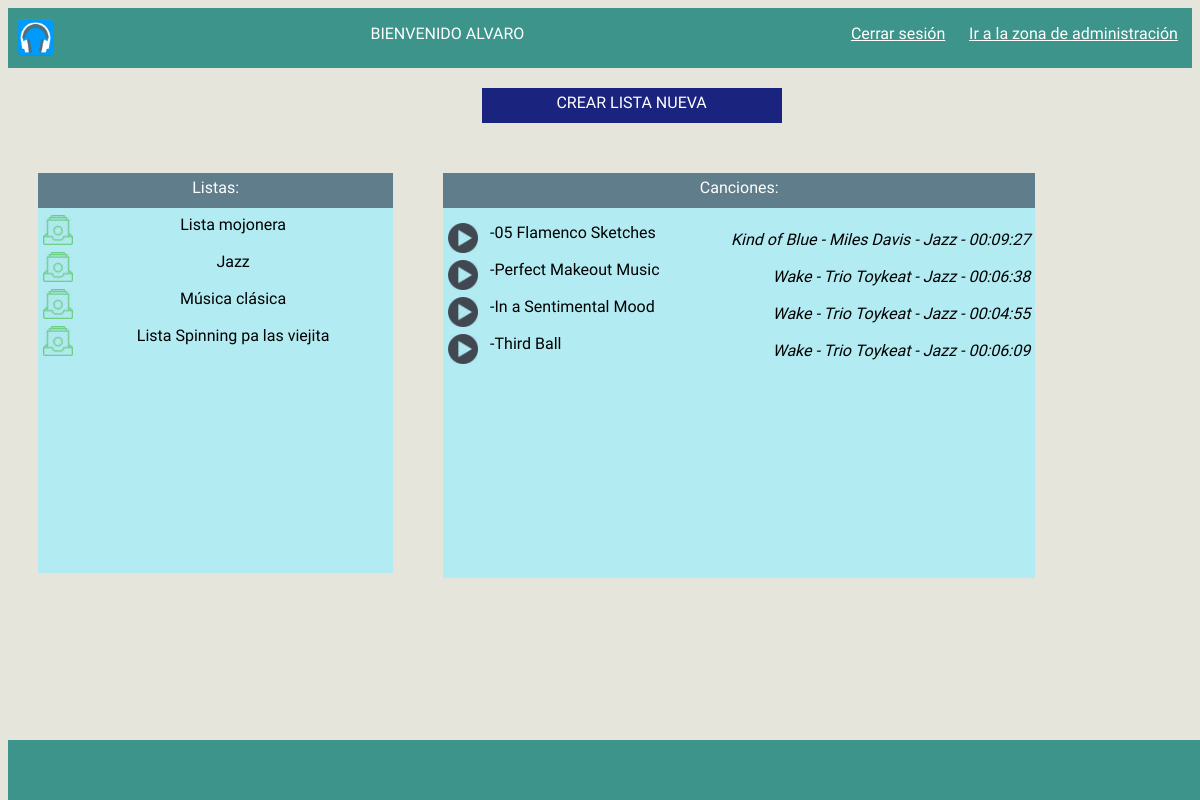
The app's page /area_usuario/usuario.php?id=6 (signed in) with its own data.
### tables this page shows
CREATE TABLE IF NOT EXISTS `lista` (
`id_lista` int(11) NOT NULL,
  `nombre_usuariofk` varchar(20) NOT NULL,
  `nombre_lista` varchar(50) NOT NULL,
  `fecha_crea` date NOT NULL
);

CREATE TABLE IF NOT EXISTS `cancion` (
`id_cancion` int(11) NOT NULL,
  `nombre_cancion` varchar(50) NOT NULL,
  `album` varchar(50) DEFAULT NULL,
  `anio_salida` year(4) DEFAULT NULL,
  `autor` varchar(50) DEFAULT NULL,
  `genero` varchar(50) DEFAULT NULL,
  `duracion` time NOT NULL
);

### area_usuario/usuario.php (the view, shortened to what this page needs)
<!DOCTYPE html>
<html lang="en">
  <head>
    <link rel="stylesheet" type="text/css" href="../estilos/general.css">
  </head>
  <body onLoad="setup();">
      <div class="cabecera">
        <div id="cabecera1"><img src="../img/headphones.png"><p><?php echo "BIENVENIDO ".strtoupper($_SESSION["usuario"]);
           ?></p></div>
          <div id="cabecera2"><p><a href="cierre.php">Cerrar sesión</a><?php if($_SESSION['nivel']==0) {
               echo "&nbsp &nbsp &nbsp <a href='administracion.php'>Ir a la zona de administración</a>";
           } ?></p></div>
      </div>
      <div class="nuevalista"><a href="crear.php">CREAR LISTA NUEVA</a></div>
      <div class="listas">
          <div class="liscab">Listas:</div>
          <div class="liscont">
             <ul class="listausu">
               <?php
             $connection = new mysqli("localhost", "msadmin", "admin", "msalvaro");
$connection->set_charset("utf8");
        if ($result = $connection->query("SELECT * FROM lista join usuario on lista.nombre_usuariofk=usuario.nombre_usuario
            WHERE nombre_usuario='".$_SESSION['usuario']."';")) {
              if ($result->num_rows===0) {
                echo "<p>No tiene lista</p>";
              } else {
                 while($obj = $result->fetch_object()) {
                     echo "<li><a href='editar.php?id=$obj->id_lista'><img src='../img/lista.png'></a><a href='usuario.php?id=$obj->id_lista'> ".$obj->nombre_lista." <span class='fechacr'></span> </a></li>";
                 }
              }
          } else {
            echo "Consulta equivocada";
            var_dump($result);
          }
?>
              </ul>
        </div>
      </div>
      <div class="canciones">
          <div class="cancab">Canciones:</div>
          <div class="cancont"><?php
if (isset($_GET["id"])) {
        if ($result2 = $connection->query("SELECT * FROM lista , usuario, forma, cancion WHERE lista.nombre_usuariofk=usuario.nombre_usuario AND lista.id_lista=forma.id_listafk AND cancion.id_cancion=forma.id_cancionfk2 AND nombre_usuario='".$_SESSION['usuario']."' AND id_lista='".$_GET['id']."' ORDER BY num_cancion asc;")) {
              if ($result2->num_rows===0) {
                echo "<p>&nbsp &nbsp &nbsp &nbsp &nbsp Lista vacía</p>";
              } else {
                 while($obj2 = $result2->fetch_object()) {
                     $cancion=array('id'=>$_GET['id'],'cancion'=>$obj2->nombre_cancion);
                     $url=http_build_query($cancion);
                     $url_final="usuario.php?".$url;
                    echo "<li><a href='$url_final'><img src='../img/play.png'></a>&nbsp&nbsp&nbsp-".substr($obj2->nombre_cancion, 0, -4)."<p class='caninfo'>".$obj2->album." - ".$obj2->autor." - ".$obj2->genero." - ".$obj2->duracion."</p></li>";
                 }
              }
          } else {
            echo "Consulta equivocada";
            var_dump($result2);
          }
}
else {
            echo "<p class='formcont'>  Primero elige tu lista de reproducción</p>";
}
              ?>
        </div>
      </div>
      <div class="pie"><?php
          ?></div>
  </body>
</html>

### estilos/general.css (style rules this page uses)
body { font-family: 'Dosis', sans-serif; background-color: #E5E5DB; height: 580px; }
.cabecera { height: 60px; margin: left; background-color: #3C948B; margin-top: 0px; color: white; text-align: center; top: 0; width: 100%; }
#cabecera1 { height: 60px; float: left; width: 70%; }
#cabecera1 img { height: 45px; float: left; width: 45px; margin-top: 7px; margin-left: 5px; }
#cabecera2 { height: 60px; float: left; width: 30%; }
#cabecera2 a { color: white; }
.pie { width: 100%; height: 60px; position: fixed; background-color: #3C948B; bottom: 0; color: white; text-align: center; }
.listas { float: left; margin-top: 50px; margin-left: 30px; width: 30%; height: 400px; background-color: white; }
.liscab { width: auto; height: 30px; text-align: center; background-color: #607D8B; padding-top: 5px; color: white; }
.liscont { text-align: center; padding-top: 20px; background-color: #B2EBF2; height: 345px; overflow: scroll; }
.listausu { margin-left:-40px; margin-top: -18px; }
.listausu li { list-style-type: none; margin-bottom: 2px; height: 30px; padding-top: 5px; }
.listausu li img { height: 30px; width: 30px; margin-left: 5px; float: left; }
.listausu a { text-decoration: none; color: black; }
.canciones { float: left; margin-left: 50px; margin-top: 50px; width: 50%; height: 400px; background-color: white; }
.cancab { width: auto; height: 30px; text-align: center; background-color: #607D8B; padding-top: 5px; color: white; }
.cancont { padding-top: 10px; background-color: #B2EBF2; height: 360px; overflow: scroll; }
.cancont li { list-style-type: none; margin-bottom: 2px; height: 30px; padding-top: 5px; cursor: pointer; }
.cancont li img { height: 30px; width: 30px; margin-left: 5px; float: left; }
.caninfo { text-align: right; font-style: italic; margin: 0px; margin-top: -12px; margin-right: 5px; }
.nuevalista { width: 300px; height: 30px; margin-left: 40%; margin-top: 20px; padding-top: 5px; background-color: #1A237E; text-align: center; }
.nuevalista a { color: white; text-decoration: none; }

### records on screen
lista: nombre_lista "Lista mojonera"
lista: nombre_lista "Jazz"
lista: nombre_lista "Música clásica"
lista: nombre_lista "Lista Spinning pa las viejita", cancion.nombre_cancion "05 Flamenco Sketches", cancion.album "Kind of Blue", cancion.autor "Miles Davis", cancion.genero "Jazz", cancion.duracion "00:09:27", cancion.nombre_cancion "Perfect Makeout Music", cancion.album "Wake", cancion.autor "Trio Toykeat", cancion.duracion "00:06:38", cancion.nombre_cancion "In a Sentimental Mood", cancion.duracion "00:04:55", cancion.nombre_cancion "Third Ball", cancion.duracion "00:06:09"

### other values on screen
$_SESSION["usuario"] "ALVARO"
